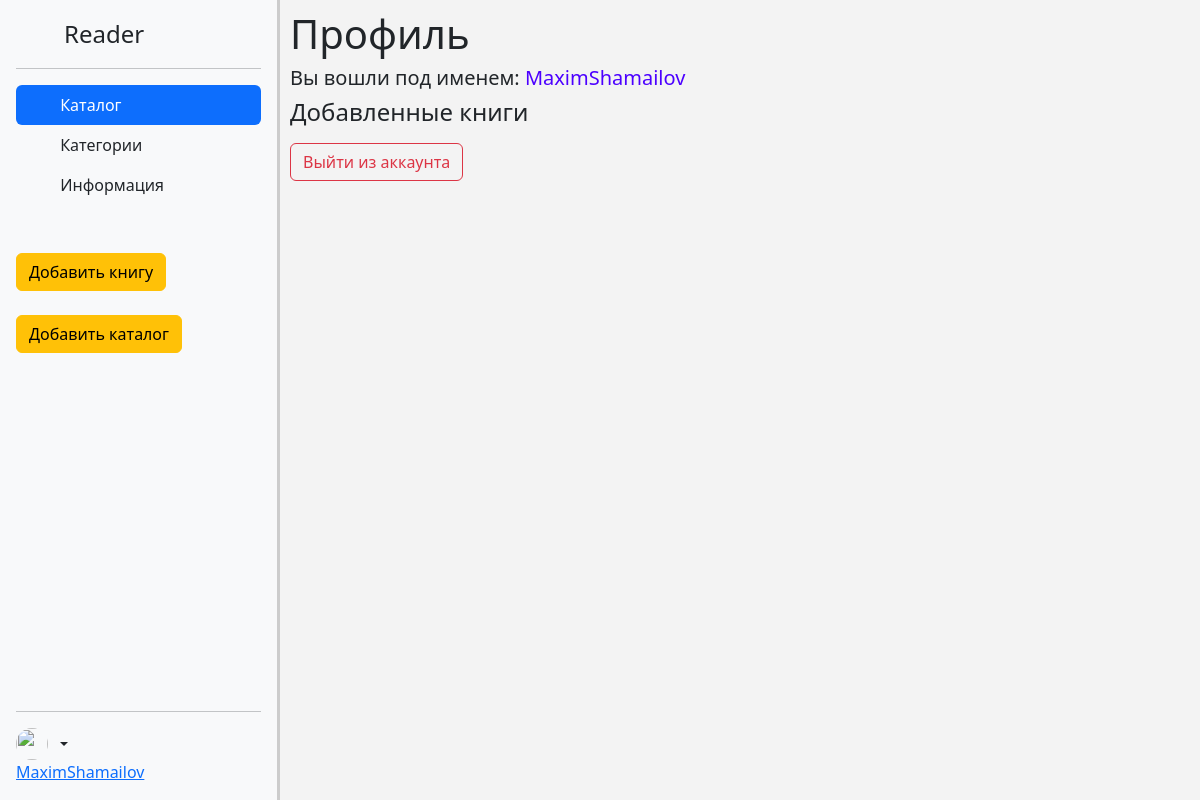
The page /profile (signed in) on the database as committed earlier.
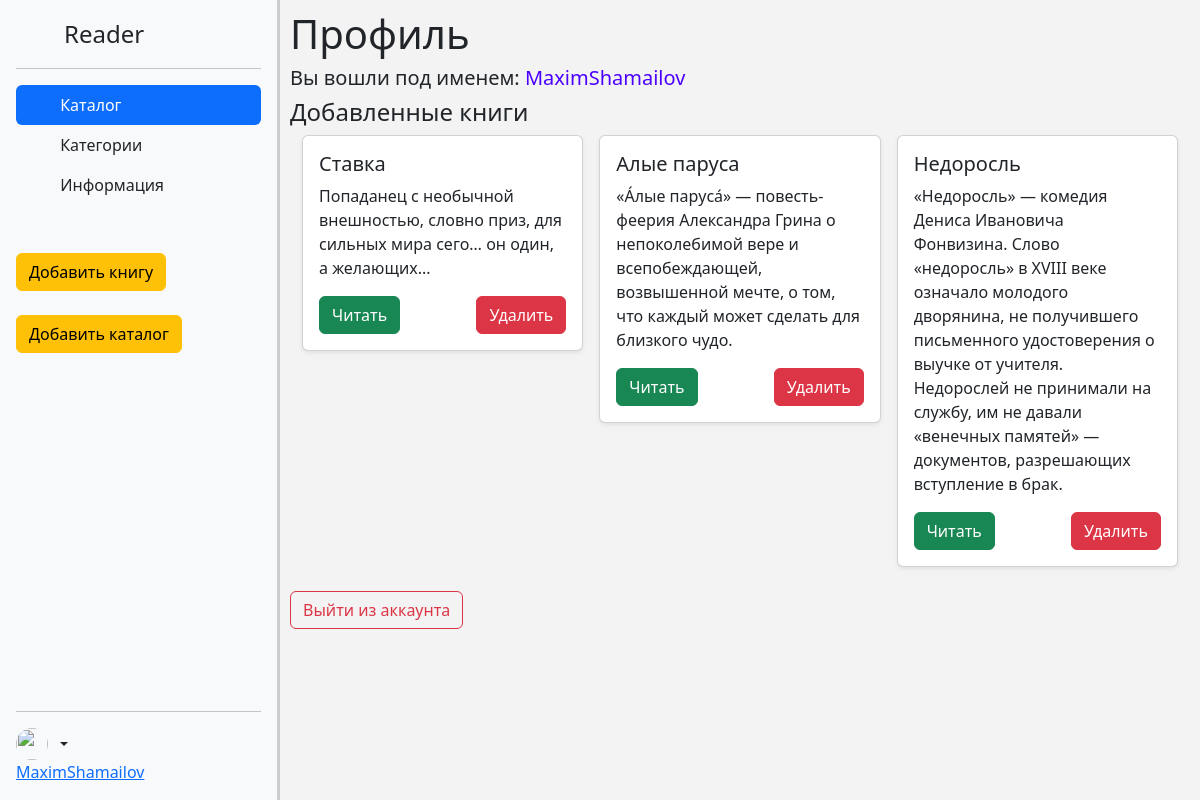
The same page on the database as committed later.
### main/models.py (models this page shows, shortened)
class Book(models.Model):
    name = models.CharField(max_length=50)
    year = models.IntegerField()
    rate = models.IntegerField()
    pages = models.IntegerField()
    description = models.CharField(max_length=500)
    file = models.FileField(upload_to='files/', null=True)
    categories = models.ForeignKey(Categories, on_delete=models.CASCADE)

### main/views.py (the view)
# urls.py: path("profile", profile.as_view(), name='profile'),
class profile(View):
    def get(self, request):
        context = {}
        if 'login' in request.session:
            context['name'] = request.session['login']
            context['user'] = MyUsers.objects.get(
                name=request.session['login'])
            context['books'] = context['user'].books.all()
            return render(request, "main/profile.html", context=context)
        else:
            return HttpResponseRedirect("/")

### main/templates/main/profile.html (shortened to what this page needs)
{% extends 'base/index.html' %}
{% block main %}
    <div id="outer-container">
      {% include 'base/header.html' %}
      <div id="content">
        <h1>Профиль</h1>
        <div class="content-profile">
          <div class="content-profile__userInfo">
            <h5>Вы вошли под именем: <span>{{ user.name }}</span></h5>
          </div>
          <div class="content-profile__userBooks">
            <h4>Добавленные книги</h4>
            <div class="container">
              <div class="row row-cols-1 row-cols-sm-2 row-cols-md-3 g-3">
                {% for i in books %}
                <div class="col">
                  <div class="card shadow-sm">
                    <div class="card-body">
                      <h5>{{ i.name }}</h5>
                      <p class="card-text">{{ i.description }}</p>
                      <div
                        class="d-flex justify-content-between align-items-center"
                      >
                        <a href="{% url 'viewBook' %}?id={{ i.id }}" class="btn btn-success">Читать</a>
                        <a href="{% url 'deleteBookMe' %}?id={{ i.id }}" class="btn btn-danger">Удалить</a>
                      </div>
                    </div>
                  </div>
                </div>
                {% endfor %}
              </div>
            </div>
          </div>
          <br />
          <a href="{% url 'logout' %}"><button class="btn btn-outline-danger">Выйти из аккаунта</button></a>
        </div>
      </div>
    </div>
{% endblock main %}

Rows that differ between the two databases and show on the page:
added Book: name "Ставка", description "Попаданец с необычной внешностью, словно приз, для сильных мира сего… он один, а желающих..."
added Book: name "Алые паруса", description "«А́лые паруса́» — повесть-феерия Александра Грина о непоколебимой вере и всепобеждающей, возвышенной мечте, о том, что каждый может сделать для близкого чудо."
added Book: name "Недоросль", description "«Недоросль» — комедия Дениса Ивановича Фонвизина. Слово «недоросль» в XVIII веке означало молодого дворянина, не получившего письменного удостоверения о выучке от учителя. Недорослей не принимали на службу, им не давали «венечных памятей» — документов, разрешающих вступление в брак."
